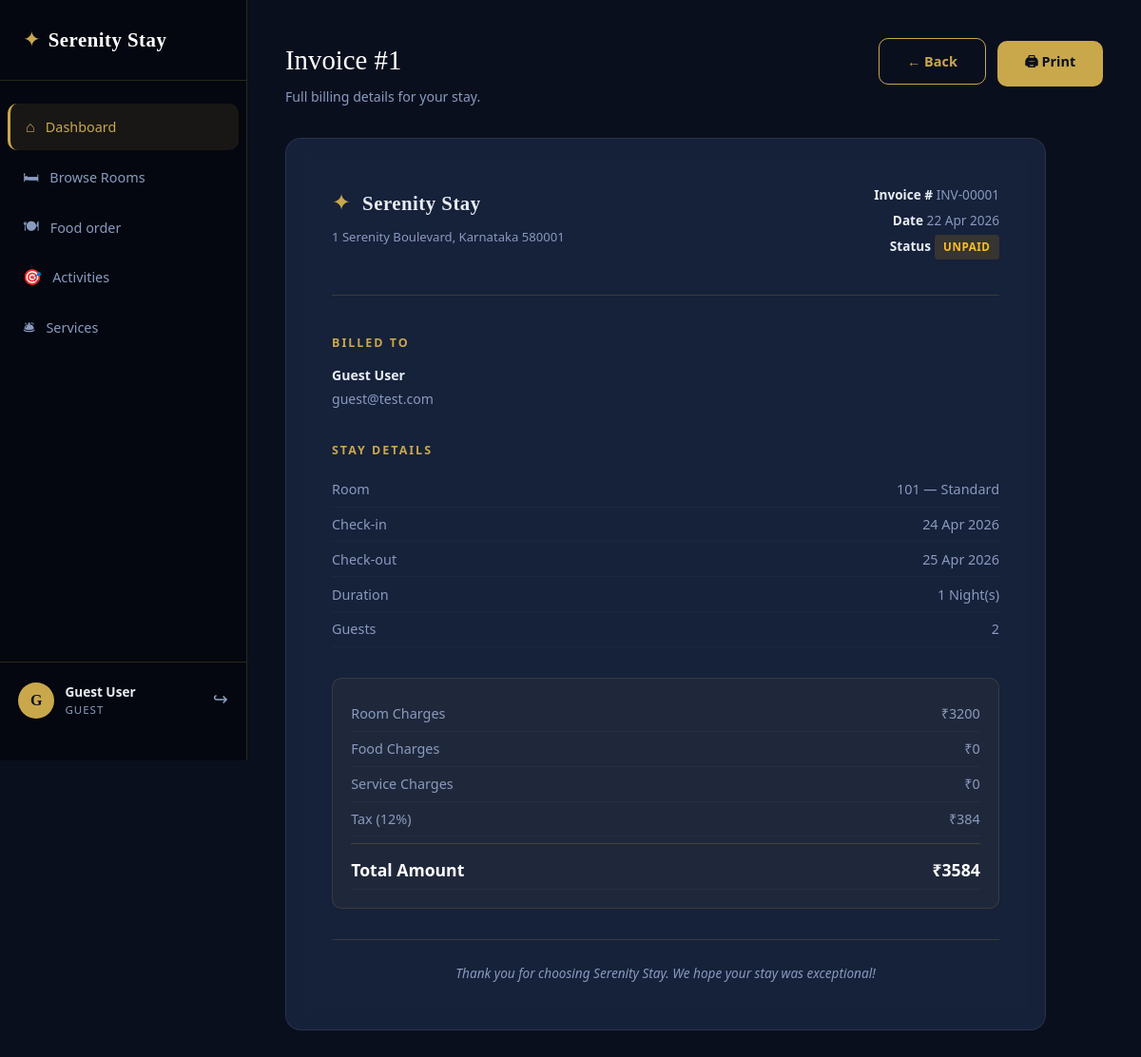
The app's page /invoice/1 (signed in) with its own data.
### models.py (models this page shows, shortened)
class User(UserMixin, db.Model):
    __tablename__ = "users"
    id = db.Column(db.Integer, primary_key=True)
    name = db.Column(db.String(120), nullable=False)
    email = db.Column(db.String(120), unique=True, nullable=False)
    phone = db.Column(db.String(20))
    password_hash = db.Column(db.String(256), nullable=False)
    created_at = db.Column(db.DateTime, default=datetime.utcnow)
    role = db.Column(db.String(20), default="guest")
    bookings = db.relationship("Booking", backref="guest", lazy=True)
    food_orders = db.relationship("FoodOrder", backref="guest", lazy=True)
    service_requests = db.relationship(
        "ServiceRequest",
        foreign_keys="ServiceRequest.user_id",
        backref="guest",
        lazy=True,
    )
    assigned_requests = db.relationship(
        "ServiceRequest",
        foreign_keys="ServiceRequest.assigned_to",
        backref="assigned_staff",
        lazy=True,
    )
    activity_bookings = db.relationship(
        "ActivityBooking",
        foreign_keys="ActivityBooking.user_id",
        backref="guest",
        lazy=True,
    )
    assigned_activities = db.relationship(
        "ActivityBooking",
        foreign_keys="ActivityBooking.assigned_to",
        backref="assigned_staff",
        lazy=True,
    )

class Booking(db.Model):
    __tablename__ = "bookings"
    id = db.Column(db.Integer, primary_key=True)
    user_id = db.Column(db.Integer, db.ForeignKey("users.id"), nullable=False)
    room_id = db.Column(db.Integer, db.ForeignKey("rooms.id"), nullable=False)
    check_in = db.Column(db.Date, nullable=False)
    check_out = db.Column(db.Date, nullable=False)
    guests = db.Column(db.Integer, default=1)
    status = db.Column(db.String(20), default="pending")
    special_requests = db.Column(db.Text)
    total_amount = db.Column(db.Float, default=0.0)
    created_at = db.Column(db.DateTime, default=datetime.utcnow)

class Invoice(db.Model):
    __tablename__ = "invoices"
    id = db.Column(db.Integer, primary_key=True)
    booking_id = db.Column(db.Integer, db.ForeignKey("bookings.id"), nullable=False)
    user_id = db.Column(db.Integer, db.ForeignKey("users.id"), nullable=False)
    room_charges = db.Column(db.Float, default=0.0)
    food_charges = db.Column(db.Float, default=0.0)
    service_charges = db.Column(db.Float, default=0.0)
    tax_amount = db.Column(db.Float, default=0.0)
    total_amount = db.Column(db.Float, default=0.0)
    status = db.Column(db.String(20), default="unpaid")
    created_at = db.Column(db.DateTime, default=datetime.utcnow)
    paid_at = db.Column(db.DateTime, nullable=True)
    booking = db.relationship("Booking", backref="invoice", uselist=False)
    guest = db.relationship("User", backref="invoices")

class Room(db.Model):
    __tablename__ = "rooms"
    id = db.Column(db.Integer, primary_key=True)
    room_number = db.Column(db.String(10), unique=True, nullable=False)
    room_type = db.Column(db.String(50), nullable=False)
    floor = db.Column(db.Integer, default=1)
    capacity = db.Column(db.Integer, default=2)
    price_per_night = db.Column(db.Float, nullable=False)
    status = db.Column(db.String(20), default="available")
    image_path = db.Column(db.String(255), default="images/room1.jpg")
    description = db.Column(db.Text)
    amenities = db.Column(db.Text)
    bookings = db.relationship("Booking", backref="room", lazy=True)

### routes/main.py (the view)
@main_bp.route("/invoice/<int:booking_id>")
@login_required
@guest_required
def invoice(booking_id):
    booking = Booking.query.filter_by(id=booking_id, user_id=current_user.id).first_or_404()
    inv = Invoice.query.filter_by(booking_id=booking_id).first()
    food_orders = FoodOrder.query.filter_by(booking_id=booking_id).all()
    service_reqs = ServiceRequest.query.filter_by(booking_id=booking_id).all()
    return render_template(
        "pages/guest/invoice.html", booking=booking, invoice=inv, food_orders=food_orders, service_reqs=service_reqs
    )

### app.py (called while the page is built)
@login_manager.user_loader
def load_user(user_id):
    if not user_id or not str(user_id).isdigit():
        return None
    return User.query.get(int(user_id))

### routes/main.py (called while the page is built)
def guest_required(f):
    from functools import wraps
    @wraps(f)
    def decorated(*args, **kwargs):
        if not current_user.is_authenticated or current_user.role != "guest":
            flash("Access denied.", "error")
            return redirect(url_for("auth.login"))
        return f(*args, **kwargs)
    return decorated

### templates/pages/guest/invoice.html (shortened to what this page needs)
{% extends "base/layout.html" %}
{% block body %}
<div class="dash-layout">
  {% set active_page = 'dashboard' %}
  {% include "components/guest_sidebar.html" %}
  <main class="dash-main">
    <div class="dash-header">
      <div>
        <h1 class="dash-title">Invoice #{{ booking.id }}</h1>
        <p class="dash-sub">Full billing details for your stay.</p>
      </div>
      <div>
        <a href="{{ url_for('main.dashboard') }}" class="btn btn-outline">← Back</a>
        <button onclick="window.print()" class="btn btn-primary" style="margin-left:0.5rem">
          🖨 Print
        </button>
      </div>
    </div>
    <div class="invoice-wrap">
      <div class="glass-card invoice-card">
        <div class="invoice-header">
          <div class="invoice-brand">
            <span class="brand-icon">✦</span>
            <span class="brand-name">Serenity Stay</span>
            <p>1 Serenity Boulevard, Karnataka 580001</p>
          </div>
          <div class="invoice-meta">
            <div><strong>Invoice #</strong> INV-{{ "%05d"|format(booking.id) }}</div>
            <div><strong>Date</strong> {{ booking.created_at.strftime('%d %b %Y') }}</div>
            <div>
              <strong>Status</strong>
              <span class="badge badge-{{ invoice.status if invoice else 'unpaid' }}">
                {{ (invoice.status if invoice else 'unpaid').title() }}
              </span>
            </div>
          </div>
        </div>
        <div class="invoice-guest">
          <h4>Billed To</h4>
          <p><strong>{{ current_user.name }}</strong></p>
          <p>{{ current_user.email }}</p>
        </div>
        <div class="invoice-stay">
          <h4>Stay Details</h4>
          <div class="inv-row"><span>Room</span>     <span>{{ booking.room.room_number }} — {{ booking.room.room_type.title() }}</span></div>
          <div class="inv-row"><span>Check-in</span> <span>{{ booking.check_in.strftime('%d %b %Y') }}</span></div>
          <div class="inv-row"><span>Check-out</span><span>{{ booking.check_out.strftime('%d %b %Y') }}</span></div>
          <div class="inv-row"><span>Duration</span> <span>{{ (booking.check_out - booking.check_in).days }} Night(s)</span></div>
          <div class="inv-row"><span>Guests</span>   <span>{{ booking.guests }}</span></div>
        </div>
        <div class="invoice-total">
          {% if invoice %}
          <div class="inv-row"><span>Room Charges</span>    <span>₹{{ "%.0f"|format(invoice.room_charges) }}</span></div>
          <div class="inv-row"><span>Food Charges</span>    <span>₹{{ "%.0f"|format(invoice.food_charges) }}</span></div>
          <div class="inv-row"><span>Service Charges</span> <span>₹{{ "%.0f"|format(invoice.service_charges) }}</span></div>
          <div class="inv-row"><span>Tax (12%)</span>       <span>₹{{ "%.0f"|format(invoice.tax_amount) }}</span></div>
          <div class="inv-row total-row">
            <span><strong>Total Amount</strong></span>
            <span><strong>₹{{ "%.0f"|format(invoice.total_amount) }}</strong></span>
          </div>
          {% else %}
          <div class="inv-row total-row">
            <span><strong>Total Amount</strong></span>
            <span><strong>₹{{ "%.0f"|format(booking.total_amount) }}</strong></span>
          </div>
          {% endif %}
        </div>
        <div class="invoice-note">
          Thank you for choosing Serenity Stay. We hope your stay was exceptional!
        </div>
      </div>
    </div>
  </main>
</div>
{% endblock %}

### templates/components/guest_sidebar.html
<aside class="sidebar">
  <div class="sidebar-brand">
    <a href="{{ url_for('main.index') }}">
      <span class="brand-icon">✦</span>
      <span class="brand-name">Serenity Stay</span>
    </a>
  </div>
  <nav class="sidebar-nav">
    <a href="{{ url_for('main.dashboard') }}"
       class="snav-item {% if active_page == 'dashboard' %}active{% endif %}">
      <span class="sn-icon">⌂</span> Dashboard
    </a>
    <a href="{{ url_for('main.rooms') }}"
       class="snav-item {% if active_page == 'rooms' %}active{% endif %}">
      <span class="sn-icon">🛏</span> Browse Rooms
    </a>
    <a href="{{ url_for('main.food') }}"
       class="snav-item {% if active_page == 'food' %}active{% endif %}">
      <span class="sn-icon">🍽</span> Food order
    </a>
    <a href="{{ url_for('main.activities') }}"
       class="snav-item {% if active_page == 'activities' %}active{% endif %}">
      <span class="sn-icon">🎯</span> Activities
    </a>
    <a href="{{ url_for('main.services') }}"
       class="snav-item {% if active_page == 'services' %}active{% endif %}">
      <span class="sn-icon">🛎</span> Services
    </a>
  </nav>
  <div class="sidebar-user">
    <div class="user-avatar">{{ current_user.name[0].upper() }}</div>
    <div class="user-info">
      <span class="user-name">{{ current_user.name }}</span>
      <span class="user-role">Guest</span>
    </div>
    <a href="{{ url_for('auth.logout') }}" class="logout-btn" title="Logout">↪</a>
  </div>
</aside>

### records on screen
User: name "G", name "Guest User", email "guest@test.com"
Booking: id "1", id "00001", created_at "22 Apr 2026", check_in "24 Apr 2026", check_out "25 Apr 2026", (booking.check_out-booking.check_in).days "1", guests "2"
Invoice: status "UNPAID", room_charges "3200", food_charges "0", service_charges "0", tax_amount "384", total_amount "3584"
Room: room.room_number "101", room.room_type "Standard"
